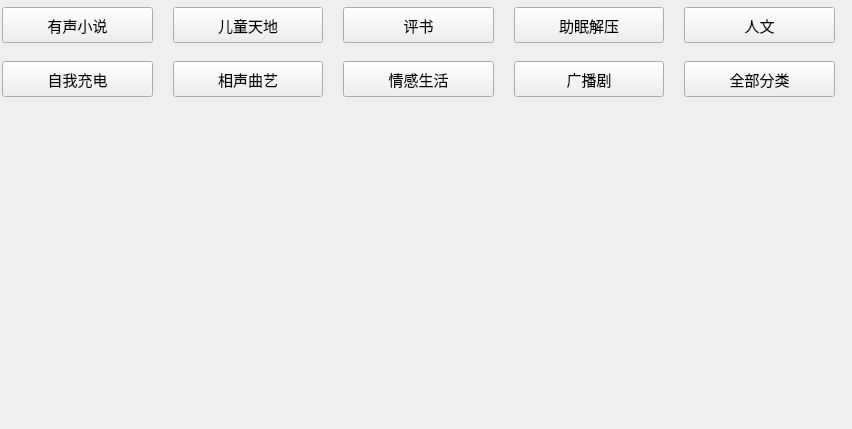
<?xml version="1.0" encoding="UTF-8"?>
<ui version="4.0">
 <class>ListenRecommend</class>
 <widget class="QWidget" name="ListenRecommend">
  <property name="geometry">
   <rect>
    <x>0</x>
    <y>0</y>
    <width>852</width>
    <height>429</height>
   </rect>
  </property>
  <property name="sizePolicy">
   <sizepolicy hsizetype="Expanding" vsizetype="Expanding">
    <horstretch>0</horstretch>
    <verstretch>0</verstretch>
   </sizepolicy>
  </property>
  <property name="windowTitle">
   <string>ListenRecommend</string>
  </property>
  <layout class="QVBoxLayout" name="verticalLayout">
   <property name="spacing">
    <number>0</number>
   </property>
   <property name="leftMargin">
    <number>0</number>
   </property>
   <property name="topMargin">
    <number>0</number>
   </property>
   <property name="rightMargin">
    <number>0</number>
   </property>
   <property name="bottomMargin">
    <number>0</number>
   </property>
   <item>
    <widget class="MyScrollArea" name="scrollArea">
     <property name="frameShape">
      <enum>QFrame::NoFrame</enum>
     </property>
     <property name="horizontalScrollBarPolicy">
      <enum>Qt::ScrollBarAlwaysOff</enum>
     </property>
     <property name="widgetResizable">
      <bool>true</bool>
     </property>
     <widget class="QWidget" name="scrollAreaWidgetContents">
      <property name="geometry">
       <rect>
        <x>0</x>
        <y>0</y>
        <width>852</width>
        <height>429</height>
       </rect>
      </property>
      <layout class="QVBoxLayout" name="verticalLayout_2">
       <property name="spacing">
        <number>0</number>
       </property>
       <property name="leftMargin">
        <number>0</number>
       </property>
       <property name="topMargin">
        <number>0</number>
       </property>
       <property name="rightMargin">
        <number>15</number>
       </property>
       <property name="bottomMargin">
        <number>0</number>
       </property>
       <item>
        <widget class="QWidget" name="classify_widget" native="true">
         <layout class="QGridLayout" name="gridLayout">
          <property name="leftMargin">
           <number>2</number>
          </property>
          <property name="topMargin">
           <number>2</number>
          </property>
          <property name="rightMargin">
           <number>2</number>
          </property>
          <property name="bottomMargin">
           <number>5</number>
          </property>
          <property name="horizontalSpacing">
           <number>20</number>
          </property>
          <property name="verticalSpacing">
           <number>13</number>
          </property>
          <item row="0" column="3">
           <widget class="QToolButton" name="toolButton_8">
            <property name="sizePolicy">
             <sizepolicy hsizetype="Expanding" vsizetype="Fixed">
              <horstretch>0</horstretch>
              <verstretch>0</verstretch>
             </sizepolicy>
            </property>
            <property name="minimumSize">
             <size>
              <width>0</width>
              <height>36</height>
             </size>
            </property>
            <property name="maximumSize">
             <size>
              <width>16777215</width>
              <height>36</height>
             </size>
            </property>
            <property name="font">
             <font>
              <pointsize>11</pointsize>
             </font>
            </property>
            <property name="cursor">
             <cursorShape>PointingHandCursor</cursorShape>
            </property>
            <property name="text">
             <string>助眠解压</string>
            </property>
           </widget>
          </item>
          <item row="1" column="2">
           <widget class="QToolButton" name="toolButton_13">
            <property name="sizePolicy">
             <sizepolicy hsizetype="Expanding" vsizetype="Fixed">
              <horstretch>0</horstretch>
              <verstretch>0</verstretch>
             </sizepolicy>
            </property>
            <property name="minimumSize">
             <size>
              <width>0</width>
              <height>36</height>
             </size>
            </property>
            <property name="maximumSize">
             <size>
              <width>16777215</width>
              <height>36</height>
             </size>
            </property>
            <property name="font">
             <font>
              <pointsize>11</pointsize>
             </font>
            </property>
            <property name="cursor">
             <cursorShape>PointingHandCursor</cursorShape>
            </property>
            <property name="text">
             <string>情感生活</string>
            </property>
           </widget>
          </item>
          <item row="0" column="4">
           <widget class="QToolButton" name="toolButton_9">
            <property name="sizePolicy">
             <sizepolicy hsizetype="Expanding" vsizetype="Fixed">
              <horstretch>0</horstretch>
              <verstretch>0</verstretch>
             </sizepolicy>
            </property>
            <property name="minimumSize">
             <size>
              <width>0</width>
              <height>36</height>
             </size>
            </property>
            <property name="maximumSize">
             <size>
              <width>16777215</width>
              <height>36</height>
             </size>
            </property>
            <property name="font">
             <font>
              <pointsize>11</pointsize>
             </font>
            </property>
            <property name="cursor">
             <cursorShape>PointingHandCursor</cursorShape>
            </property>
            <property name="text">
             <string>人文</string>
            </property>
           </widget>
          </item>
          <item row="1" column="1">
           <widget class="QToolButton" name="toolButton_12">
            <property name="sizePolicy">
             <sizepolicy hsizetype="Expanding" vsizetype="Fixed">
              <horstretch>0</horstretch>
              <verstretch>0</verstretch>
             </sizepolicy>
            </property>
            <property name="minimumSize">
             <size>
              <width>0</width>
              <height>36</height>
             </size>
            </property>
            <property name="maximumSize">
             <size>
              <width>16777215</width>
              <height>36</height>
             </size>
            </property>
            <property name="font">
             <font>
              <pointsize>11</pointsize>
             </font>
            </property>
            <property name="cursor">
             <cursorShape>PointingHandCursor</cursorShape>
            </property>
            <property name="text">
             <string>相声曲艺</string>
            </property>
           </widget>
          </item>
          <item row="0" column="0">
           <widget class="QToolButton" name="toolButton_5">
            <property name="sizePolicy">
             <sizepolicy hsizetype="Expanding" vsizetype="Fixed">
              <horstretch>0</horstretch>
              <verstretch>0</verstretch>
             </sizepolicy>
            </property>
            <property name="minimumSize">
             <size>
              <width>0</width>
              <height>36</height>
             </size>
            </property>
            <property name="maximumSize">
             <size>
              <width>16777215</width>
              <height>36</height>
             </size>
            </property>
            <property name="font">
             <font>
              <pointsize>11</pointsize>
             </font>
            </property>
            <property name="cursor">
             <cursorShape>PointingHandCursor</cursorShape>
            </property>
            <property name="text">
             <string>有声小说</string>
            </property>
           </widget>
          </item>
          <item row="1" column="4">
           <widget class="IconBesideTextToolButton" name="all_classify_toolButton">
            <property name="sizePolicy">
             <sizepolicy hsizetype="Expanding" vsizetype="Fixed">
              <horstretch>0</horstretch>
              <verstretch>0</verstretch>
             </sizepolicy>
            </property>
            <property name="minimumSize">
             <size>
              <width>0</width>
              <height>36</height>
             </size>
            </property>
            <property name="maximumSize">
             <size>
              <width>16777215</width>
              <height>36</height>
             </size>
            </property>
            <property name="font">
             <font>
              <pointsize>11</pointsize>
             </font>
            </property>
            <property name="cursor">
             <cursorShape>PointingHandCursor</cursorShape>
            </property>
            <property name="text">
             <string>全部分类</string>
            </property>
            <property name="checkable">
             <bool>true</bool>
            </property>
           </widget>
          </item>
          <item row="1" column="3">
           <widget class="QToolButton" name="toolButton_11">
            <property name="sizePolicy">
             <sizepolicy hsizetype="Expanding" vsizetype="Fixed">
              <horstretch>0</horstretch>
              <verstretch>0</verstretch>
             </sizepolicy>
            </property>
            <property name="minimumSize">
             <size>
              <width>0</width>
              <height>36</height>
             </size>
            </property>
            <property name="maximumSize">
             <size>
              <width>16777215</width>
              <height>36</height>
             </size>
            </property>
            <property name="font">
             <font>
              <pointsize>11</pointsize>
             </font>
            </property>
            <property name="cursor">
             <cursorShape>PointingHandCursor</cursorShape>
            </property>
            <property name="text">
             <string>广播剧</string>
            </property>
           </widget>
          </item>
          <item row="1" column="0">
           <widget class="QToolButton" name="toolButton_10">
            <property name="sizePolicy">
             <sizepolicy hsizetype="Expanding" vsizetype="Fixed">
              <horstretch>0</horstretch>
              <verstretch>0</verstretch>
             </sizepolicy>
            </property>
            <property name="minimumSize">
             <size>
              <width>0</width>
              <height>36</height>
             </size>
            </property>
            <property name="maximumSize">
             <size>
              <width>16777215</width>
              <height>36</height>
             </size>
            </property>
            <property name="font">
             <font>
              <pointsize>11</pointsize>
             </font>
            </property>
            <property name="cursor">
             <cursorShape>PointingHandCursor</cursorShape>
            </property>
            <property name="text">
             <string>自我充电</string>
            </property>
           </widget>
          </item>
          <item row="0" column="2">
           <widget class="QToolButton" name="toolButton_7">
            <property name="sizePolicy">
             <sizepolicy hsizetype="Expanding" vsizetype="Fixed">
              <horstretch>0</horstretch>
              <verstretch>0</verstretch>
             </sizepolicy>
            </property>
            <property name="minimumSize">
             <size>
              <width>0</width>
              <height>36</height>
             </size>
            </property>
            <property name="maximumSize">
             <size>
              <width>16777215</width>
              <height>36</height>
             </size>
            </property>
            <property name="font">
             <font>
              <pointsize>11</pointsize>
             </font>
            </property>
            <property name="cursor">
             <cursorShape>PointingHandCursor</cursorShape>
            </property>
            <property name="text">
             <string>评书</string>
            </property>
           </widget>
          </item>
          <item row="0" column="1">
           <widget class="QToolButton" name="toolButton_6">
            <property name="sizePolicy">
             <sizepolicy hsizetype="Expanding" vsizetype="Fixed">
              <horstretch>0</horstretch>
              <verstretch>0</verstretch>
             </sizepolicy>
            </property>
            <property name="minimumSize">
             <size>
              <width>0</width>
              <height>36</height>
             </size>
            </property>
            <property name="maximumSize">
             <size>
              <width>16777215</width>
              <height>36</height>
             </size>
            </property>
            <property name="font">
             <font>
              <pointsize>11</pointsize>
             </font>
            </property>
            <property name="cursor">
             <cursorShape>PointingHandCursor</cursorShape>
            </property>
            <property name="text">
             <string>儿童天地</string>
            </property>
           </widget>
          </item>
         </layout>
        </widget>
       </item>
       <item>
        <widget class="ListenTableWidget" name="daily_recommend_widget" native="true">
         <property name="sizePolicy">
          <sizepolicy hsizetype="Preferred" vsizetype="Preferred">
           <horstretch>0</horstretch>
           <verstretch>0</verstretch>
          </sizepolicy>
         </property>
        </widget>
       </item>
       <item>
        <widget class="ListenRankWidget" name="rank_widget" native="true"/>
       </item>
       <item>
        <widget class="QWidget" name="table_widgets" native="true">
         <property name="sizePolicy">
          <sizepolicy hsizetype="Expanding" vsizetype="Preferred">
           <horstretch>0</horstretch>
           <verstretch>0</verstretch>
          </sizepolicy>
         </property>
        </widget>
       </item>
      </layout>
     </widget>
    </widget>
   </item>
  </layout>
 </widget>
 <customwidgets>
  <customwidget>
   <class>IconBesideTextToolButton</class>
   <extends>QToolButton</extends>
   <header>IconBesideTextToolButton.h</header>
  </customwidget>
  <customwidget>
   <class>MyScrollArea</class>
   <extends>QScrollArea</extends>
   <header>MyScrollArea.h</header>
   <container>1</container>
  </customwidget>
  <customwidget>
   <class>ListenTableWidget</class>
   <extends>QWidget</extends>
   <header>ListenTableWidget.h</header>
   <container>1</container>
  </customwidget>
  <customwidget>
   <class>ListenRankWidget</class>
   <extends>QWidget</extends>
   <header>ListenRankWidget.h</header>
   <container>1</container>
  </customwidget>
 </customwidgets>
 <resources/>
 <connections/>
</ui>
